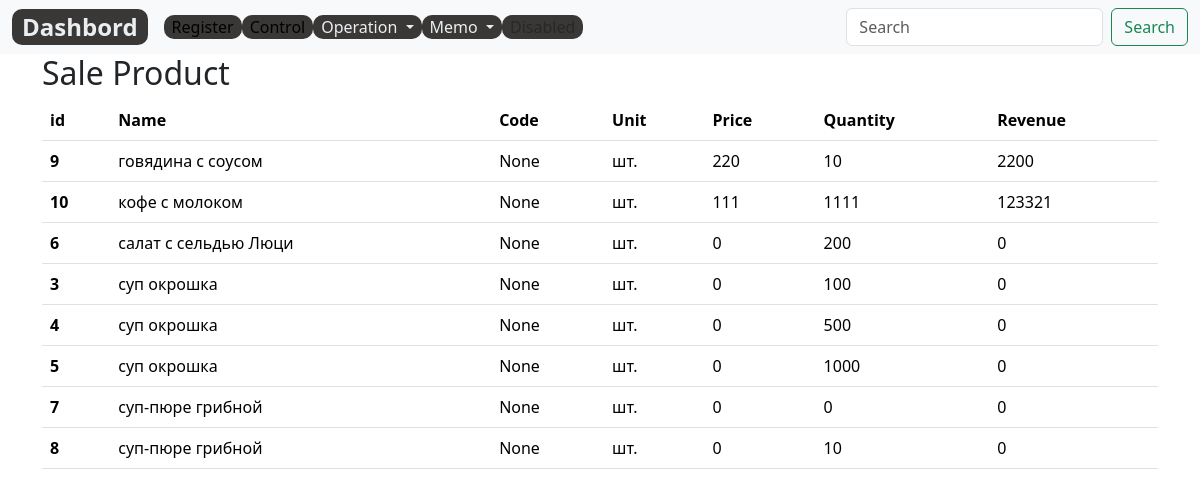
/control/sold_product_list/, run on an earlier commit of the app's database.
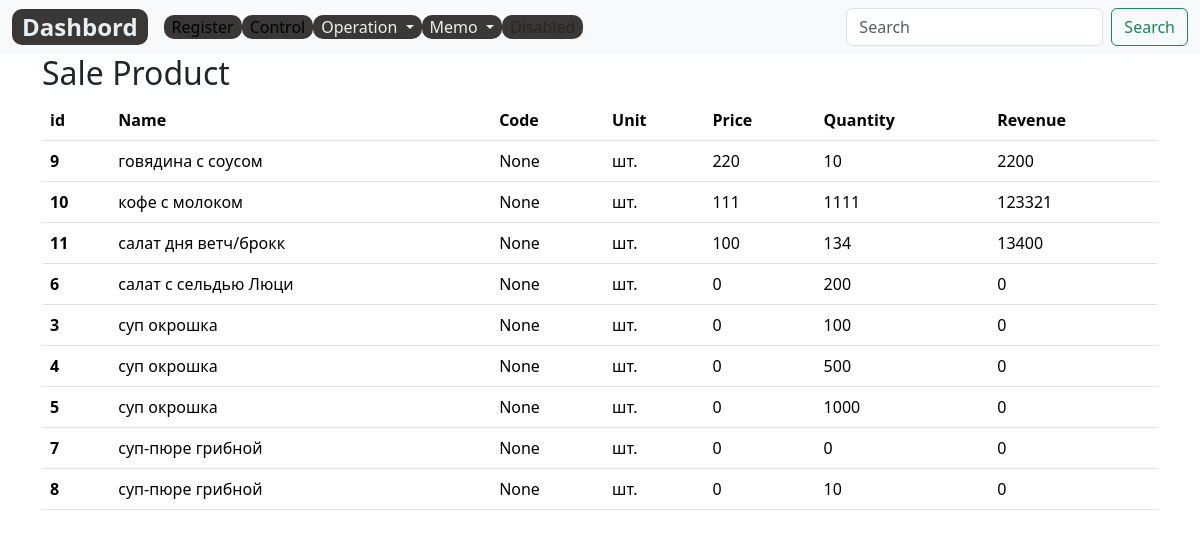
And on a later commit of the database.
### control/models.py (models this page shows, shortened)
class SaleProduct(models.Model):
    name = models.ForeignKey(Product,related_name='name_sale', on_delete=models.PROTECT)
    code=models.DecimalField(max_digits=12, help_text="Не более 12 знаков",decimal_places=0,null=True,verbose_name='Код')
    slug= models.SlugField(max_length=255, verbose_name='Url',blank=True, null=True)
    price=models.PositiveIntegerField(verbose_name='Цена, руб', default=1)
    sold= models.PositiveIntegerField(verbose_name='Sold, руб', default=1)
    unit = models.CharField(max_length=10,verbose_name='Ед.изм.',  choices=UNITS, null=True ,default='шт.')
    revenue= models.DecimalField(max_digits=10, help_text="Не более 10 знаков", decimal_places=2, default=0, blank=True, null=True)
    created_date = models.DateField(auto_now_add=True)
    class Meta:
        ordering = ['name']
        verbose_name = 'Продажа'
        verbose_name_plural = 'Продажи'
    @property
    def get_revenue(self):
        return self.price*self.sold

### register/models.py (models this page shows, shortened)
class Product(models.Model):
    DIFFICULTY_LEVELS = (
        ('Easy', 'Easy'),
        ('Medium', 'Medium'),
        ('Hard', 'Hard'),
    )
    code=models.DecimalField(max_digits=10, help_text="Не более 10 знаков", decimal_places=0, unique=True)
    name = models.CharField(max_length=200,help_text="Не более 200 знаков", db_index=True, verbose_name='Продукт')
    category = models.ForeignKey(Category, related_name='product', on_delete=models.CASCADE)
    ingredient = models.ManyToManyField(Item, through=RecipeIngredient)
    difficulty = models.CharField(choices=DIFFICULTY_LEVELS, max_length=10)
    price = models.DecimalField(max_digits=10,help_text="Не более 10 знаков", decimal_places=2)
    description = models.TextField(blank=True, null=True)
    cooking= models.TextField(blank=True, null = True)
    slug= models.SlugField(max_length=255, verbose_name='Url', unique=True)
    created_date= models.DateField(auto_now_add=True, verbose_name='Создан',null=True)
    updated_date = models.DateField(auto_now=True,  verbose_name='Изменен', null=True)
    class Meta:
        ordering = ['category', 'name']
        verbose_name = 'Продукт'
        verbose_name_plural = 'Продукты'
    def __str__(self):
        return self.name

### control/views.py (the view)
# urls.py: path('sold_product_list/', SoldProductListView.as_view(), name='sold_product_list'),
class SoldProductListView(ListView):
    model=SaleProduct
    template_name = 'control/sold_product_list.html'
    context_object_name = 'sold_products'

### control/templates/control/sold_product_list.html (shortened to what this page needs)
{% extends 'base_simple.html' %}
{% block content %}
<div class="container">
  <h2>Sale Product</h2>
  <table class="table">
    <thead>
      <tr>
        <th scope="col">id</th>
        <th scope="col">Name</th>
        <th scope="col">Code</th>
        <th scope="col">Unit</th>
        <th scope="col">Price</th>
        <th scope="col">Quantity</th>
        <th scope="col">Revenue</th>
      </tr>
    </thead>
    <tbody>
      {% for saleproduct in sold_products%}
      <tr>
        <th scope="row">{{saleproduct.id}}</th>
        <td>{{saleproduct.name}}</td>
        <td>{{saleproduct.code}}</td>
        <td>{{saleproduct.unit}}</td>
        <td>{{saleproduct.price}}</td>
        <td>{{saleproduct.sold}}</td>
        <td>{{saleproduct.get_revenue}}</td>
      </tr>
      {% endfor %}
    </tbody>
  </table>
</div>
{% endblock %}

What changed in the data, as far as the page shows it:
added SaleProduct: id "11", name "салат дня ветч/брокк", code "None", unit "шт.", price "100", sold "134", get_revenue "13400"
